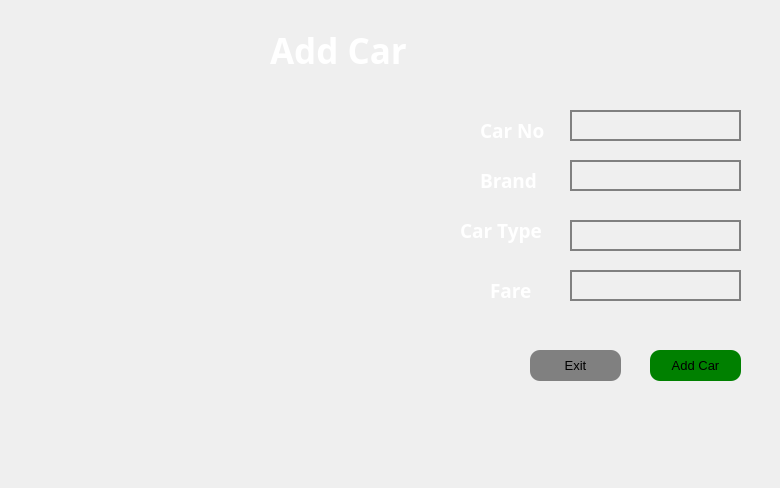
<?xml version="1.0" encoding="UTF-8"?>
<ui version="4.0">
 <class>addCar</class>
 <widget class="QDialog" name="addCar">
  <property name="geometry">
   <rect>
    <x>0</x>
    <y>0</y>
    <width>780</width>
    <height>488</height>
   </rect>
  </property>
  <property name="windowTitle">
   <string>Dialog</string>
  </property>
  <widget class="QLabel" name="exitButton">
   <property name="geometry">
    <rect>
     <x>-610</x>
     <y>-20</y>
     <width>1491</width>
     <height>591</height>
    </rect>
   </property>
   <property name="text">
    <string/>
   </property>
   <property name="pixmap">
    <pixmap>../../../Users/iamdk/OneDrive/Desktop/QT Assets/Project2 Asset/cab3.png</pixmap>
   </property>
  </widget>
  <widget class="QPushButton" name="exitButton_2">
   <property name="geometry">
    <rect>
     <x>530</x>
     <y>350</y>
     <width>91</width>
     <height>31</height>
    </rect>
   </property>
   <property name="font">
    <font>
     <pointsize>10</pointsize>
    </font>
   </property>
   <property name="styleSheet">
    <string notr="true">background-color: grey;
border-radius:10px;
color: black;</string>
   </property>
   <property name="text">
    <string>Exit</string>
   </property>
  </widget>
  <widget class="QLineEdit" name="carnoLineEdit">
   <property name="geometry">
    <rect>
     <x>570</x>
     <y>110</y>
     <width>171</width>
     <height>31</height>
    </rect>
   </property>
   <property name="font">
    <font>
     <pointsize>12</pointsize>
    </font>
   </property>
   <property name="styleSheet">
    <string notr="true">background-color: transparent;
border: 2px solid grey;
color: white;</string>
   </property>
  </widget>
  <widget class="QLabel" name="carnoLabel">
   <property name="geometry">
    <rect>
     <x>480</x>
     <y>110</y>
     <width>81</width>
     <height>41</height>
    </rect>
   </property>
   <property name="font">
    <font>
     <family>Colonna MT</family>
     <pointsize>14</pointsize>
     <weight>75</weight>
     <bold>true</bold>
    </font>
   </property>
   <property name="styleSheet">
    <string notr="true">color: white;</string>
   </property>
   <property name="text">
    <string>Car No</string>
   </property>
  </widget>
  <widget class="QPushButton" name="addCarButton">
   <property name="geometry">
    <rect>
     <x>650</x>
     <y>350</y>
     <width>91</width>
     <height>31</height>
    </rect>
   </property>
   <property name="font">
    <font>
     <pointsize>10</pointsize>
    </font>
   </property>
   <property name="styleSheet">
    <string notr="true">background-color: green;
border-radius:10px;
color: black;</string>
   </property>
   <property name="text">
    <string>Add Car</string>
   </property>
  </widget>
  <widget class="QLabel" name="addCarTitle">
   <property name="geometry">
    <rect>
     <x>270</x>
     <y>30</y>
     <width>231</width>
     <height>41</height>
    </rect>
   </property>
   <property name="font">
    <font>
     <family>Colonna MT</family>
     <pointsize>26</pointsize>
     <weight>75</weight>
     <bold>true</bold>
    </font>
   </property>
   <property name="styleSheet">
    <string notr="true">color: white;</string>
   </property>
   <property name="text">
    <string>Add Car</string>
   </property>
  </widget>
  <widget class="QLabel" name="brandLabel">
   <property name="geometry">
    <rect>
     <x>480</x>
     <y>160</y>
     <width>81</width>
     <height>41</height>
    </rect>
   </property>
   <property name="font">
    <font>
     <family>Colonna MT</family>
     <pointsize>14</pointsize>
     <weight>75</weight>
     <bold>true</bold>
    </font>
   </property>
   <property name="styleSheet">
    <string notr="true">color: white;</string>
   </property>
   <property name="text">
    <string>Brand</string>
   </property>
  </widget>
  <widget class="QLineEdit" name="brandLineEdit">
   <property name="geometry">
    <rect>
     <x>570</x>
     <y>160</y>
     <width>171</width>
     <height>31</height>
    </rect>
   </property>
   <property name="font">
    <font>
     <pointsize>12</pointsize>
    </font>
   </property>
   <property name="styleSheet">
    <string notr="true">background-color: transparent;
border: 2px solid grey;
color: white;</string>
   </property>
  </widget>
  <widget class="QLabel" name="carTypeLabel">
   <property name="geometry">
    <rect>
     <x>460</x>
     <y>210</y>
     <width>111</width>
     <height>41</height>
    </rect>
   </property>
   <property name="font">
    <font>
     <family>Colonna MT</family>
     <pointsize>14</pointsize>
     <weight>75</weight>
     <bold>true</bold>
    </font>
   </property>
   <property name="styleSheet">
    <string notr="true">color: white;</string>
   </property>
   <property name="text">
    <string>Car Type</string>
   </property>
  </widget>
  <widget class="QListWidget" name="carTypeListWidget">
   <property name="geometry">
    <rect>
     <x>570</x>
     <y>220</y>
     <width>171</width>
     <height>31</height>
    </rect>
   </property>
   <property name="font">
    <font>
     <family>MS Shell Dlg 2</family>
     <pointsize>12</pointsize>
    </font>
   </property>
   <property name="styleSheet">
    <string notr="true">background-color: transparent;
border: 2px solid grey;
color: white;</string>
   </property>
  </widget>
  <widget class="QLabel" name="fareLabel">
   <property name="geometry">
    <rect>
     <x>490</x>
     <y>270</y>
     <width>81</width>
     <height>41</height>
    </rect>
   </property>
   <property name="font">
    <font>
     <family>Colonna MT</family>
     <pointsize>14</pointsize>
     <weight>75</weight>
     <bold>true</bold>
    </font>
   </property>
   <property name="styleSheet">
    <string notr="true">color: white;</string>
   </property>
   <property name="text">
    <string>Fare</string>
   </property>
  </widget>
  <widget class="QLineEdit" name="fareLineEdit">
   <property name="geometry">
    <rect>
     <x>570</x>
     <y>270</y>
     <width>171</width>
     <height>31</height>
    </rect>
   </property>
   <property name="font">
    <font>
     <pointsize>12</pointsize>
    </font>
   </property>
   <property name="styleSheet">
    <string notr="true">background-color: transparent;
border: 2px solid grey;
color: white;</string>
   </property>
  </widget>
 </widget>
 <resources/>
 <connections/>
</ui>
